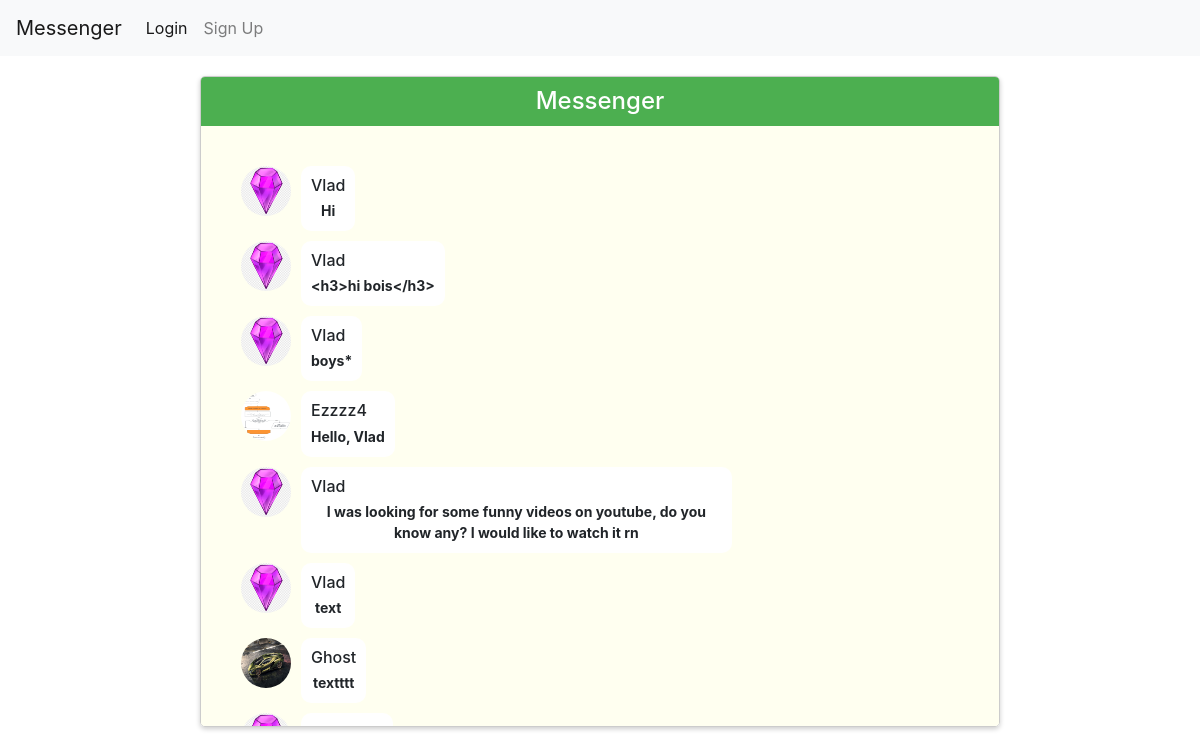
The page / on the database its author committed.
### apps/messenger/models.py (models this page shows)
class Message(db.Model):
    __tablename__ = "messages"
    id =        db.Column(    db.Integer(),       primary_key=True)
    chat_id =   db.Column(    db.Integer(),       db.ForeignKey("chats.id"))
    author_id = db.Column(    db.Integer(),       db.ForeignKey("users.id"))
    text =      db.Column(    db.String(200),     nullable=False)
    chat = db.relationship("Chat", back_populates="messages", uselist=False)
    author = db.relationship("User", uselist=False)

### apps/auth_user/models.py (models this page shows, shortened)
class User(UserMixin, db.Model):
    __tablename__ = "users"
    id =                db.Column(      db.Integer(),       primary_key=True)
    name =              db.Column(      db.String(24),      nullable=False)
    email =             db.Column(      db.String(150),     nullable=False)
    password =          db.Column(      db.String(150),     nullable=False)
    registered_on =      db.Column(      db.DateTime(),      default=datetime.now)

### apps/messenger/views.py (the view)
@messenger.route("/")
def index():
    main_chat = get_main_chat()
    if not main_chat:
        main_chat = Chat()
        db.session.add(main_chat)
        db.session.commit()
    return render_template("index.html", chat=main_chat,
                           get_image=get_image_name_by_id,
                           path=UPLOAD_FOLDER
                           )

### apps/messenger/views.py (called while the page is built)
def get_main_chat():
    return db.session.query(Chat).get(1)

### utils.py (called while the page is built)
def get_image_name_by_id(id, upload_folder=UPLOAD_FOLDER):
    names = [f.split(".") for f in listdir(upload_folder) if "_" not in f]
    for name in names:
        if int(name[0]) == id:
            return f"{name[0]}.{name[-1]}"
    return ""

### apps/messenger/templates/messenger/index.html (shortened to what this page needs)
{% extends 'layouts/base.html' %}
{% block content %}
<div class="chat">
  <div class="header">
    <h1>Messenger</h1>
  </div>
  <div class="messages">
    {% for message in chat.messages %}
    {% if current_user.is_authenticated and message.author_id == current_user.id %}
    <div class="message sent">
      {% if get_image(message.author_id) == '' %}
      <img src="https://via.placeholder.com/50" alt="Profile Picture">
      {% else %}
      <img src="../{{ path }}/{{ get_image(message.author_id) }}" alt="Profile Picture">
      {% endif %}
      <div class="message-text">
        <h3>{{ message.author.name }}</h3>
        <p>{{ message.text }}</p>
      </div>
    </div>
    {% else %}
    <div class="message received">
      {% if get_image(message.author_id) == '' %}
      <img src="https://via.placeholder.com/50" alt="Profile Picture">
      {% else %}
      <img src="../{{ path }}/{{ get_image(message.author_id) }}" alt="Profile Picture">
      {% endif %}
      <div class="message-text">
        <h3>{{ message.author.name }}</h3>
        <p>{{ message.text }}</p>
      </div>
    </div>
    {% endif %}
    {% endfor %}
  </div>
</div>
{% endblock %}

### templates/layouts/base.html (shortened to what this page needs)
<!DOCTYPE html>
<html>
  <head>
    <link rel="stylesheet" type="text/css" href="../static/css/styles.css">
    <link rel="stylesheet" href="https://stackpath.bootstrapcdn.com/bootstrap/4.3.1/css/bootstrap.min.css">
  </head>
  <body>
    <nav class="navbar navbar-expand-md navbar-light bg-light">
        <a class="navbar-brand" href="{{ url_for('messenger.index') }}">Messenger</a>
        <div class="collapse navbar-collapse" id="navbarNav">
            <ul class="navbar-nav">
            {% if current_user.is_authenticated %}
            <li class="nav-item">
                <a class="nav-link" href="{{ url_for('auth.settings') }}">Profile Setup</a>
            </li>
            <li class="nav-item">
                <a class="nav-link" href="{{ url_for('auth.logout') }}">Log Out</a>
            </li>
            {% else %}
            <li class="nav-item active">
                <a class="nav-link" href="{{ url_for('auth.login') }}">Login</a>
            </li>
            <li class="nav-item">
                <a class="nav-link" href="{{ url_for('auth.register') }}">Sign Up</a>
            </li>
            {% endif %}
            </ul>
        </div>
    </nav>
    <div class="container">
        {% block content %}{% endblock %}
    </div>
  </body>
</html>

### static/css/styles.css (style rules this page uses)
body { background-color: #f2f2f2; font-family: Arial, sans-serif; }
.container { margin: 0 auto; max-width: 600px; padding: 20px; }
.chat { width: 100%; max-width: 800px; margin: 0 auto; border: 1px solid #ccc; border-radius: 5px; box-shadow: 0 2px 5px rgba(0, 0, 0, 0.2); overflow: hidden; }
.chat .header { background-color: #4CAF50; color: #fff; padding: 10px; }
.chat .header h1 { margin: 0; font-size: 24px; }
.chat .messages { padding: 40px; overflow-y: scroll; height: 600px; background-color: #fffff0 }
.chat .messages .message { display: flex; margin-bottom: 10px; }
.chat .messages .message.received { align-items: left; }
.chat .messages .message.received img { border-radius: 50%; width: 50px; height: 50px; margin-right: 10px; }
.chat .messages .message.received .message-text { background-color: #ffffff; }
.chat .messages .message-text { padding: 10px; border-radius: 10px; max-width: 60%; }
.chat .messages .message-text h3 { margin: 0 0 5px 0; font-size: 16px; }
.chat .messages .message-text p { margin: 0; font-size: 14px; }
h1 { text-align: center; margin-bottom: 30px; }
p { margin-top: 20px; text-align: center; font-weight: bold; }

### rows shown on the page
Message: author.name "Vlad", text "Hi"
Message: author.name "Vlad", text "<h3>hi bois</h3>"
Message: author.name "Vlad", text "boys*"
Message: shows a picture, author.name "Ezzzz4", text "Hello, Vlad"
Message: author.name "Vlad", text "I was looking for some funny videos on youtube, do you know any? I would like to watch it rn"
Message: author.name "Vlad", text "text"
Message: shows a picture, author.name "Ghost", text "textttt"
